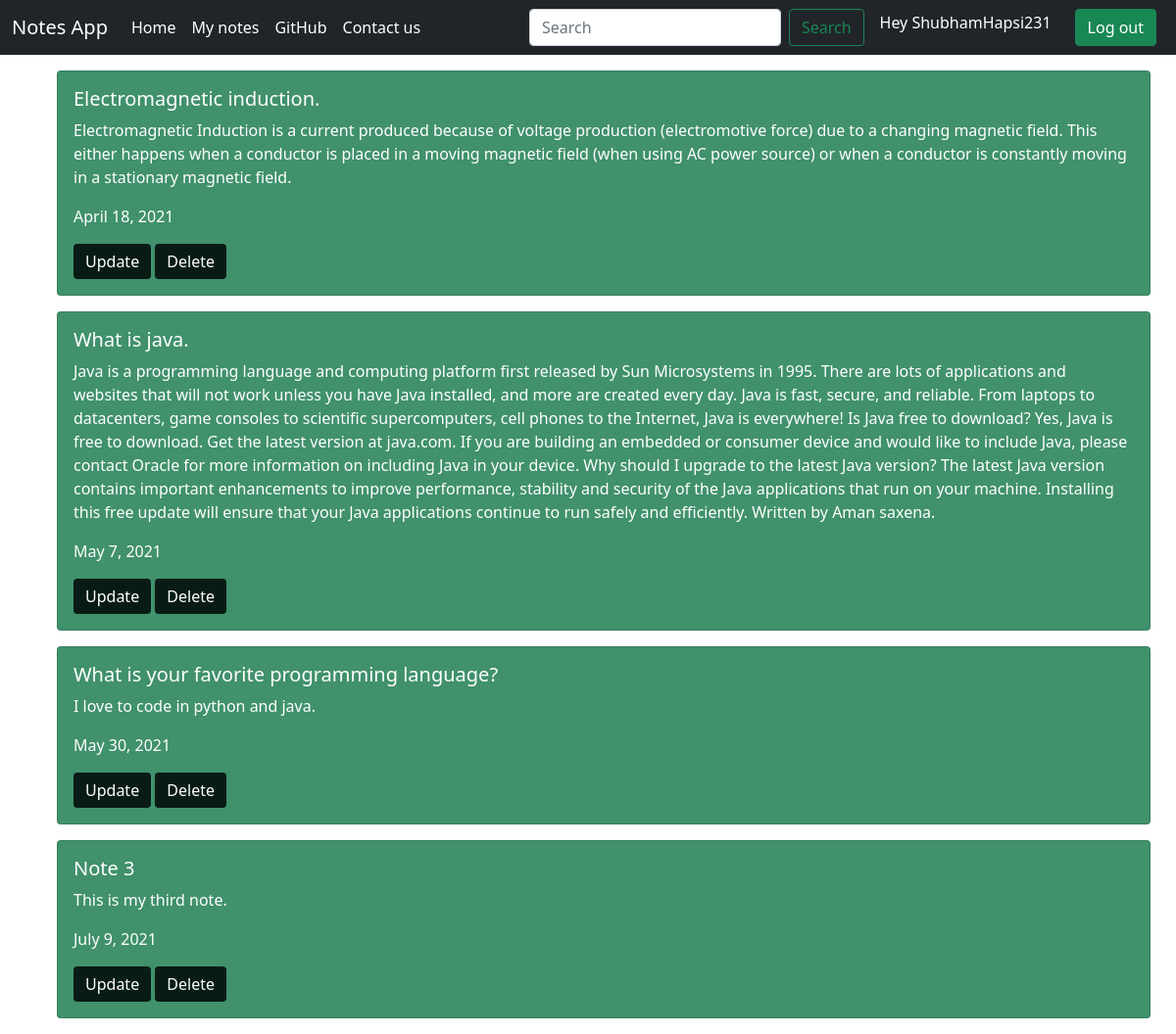
Page /notes/ (signed in) on the earlier database version.
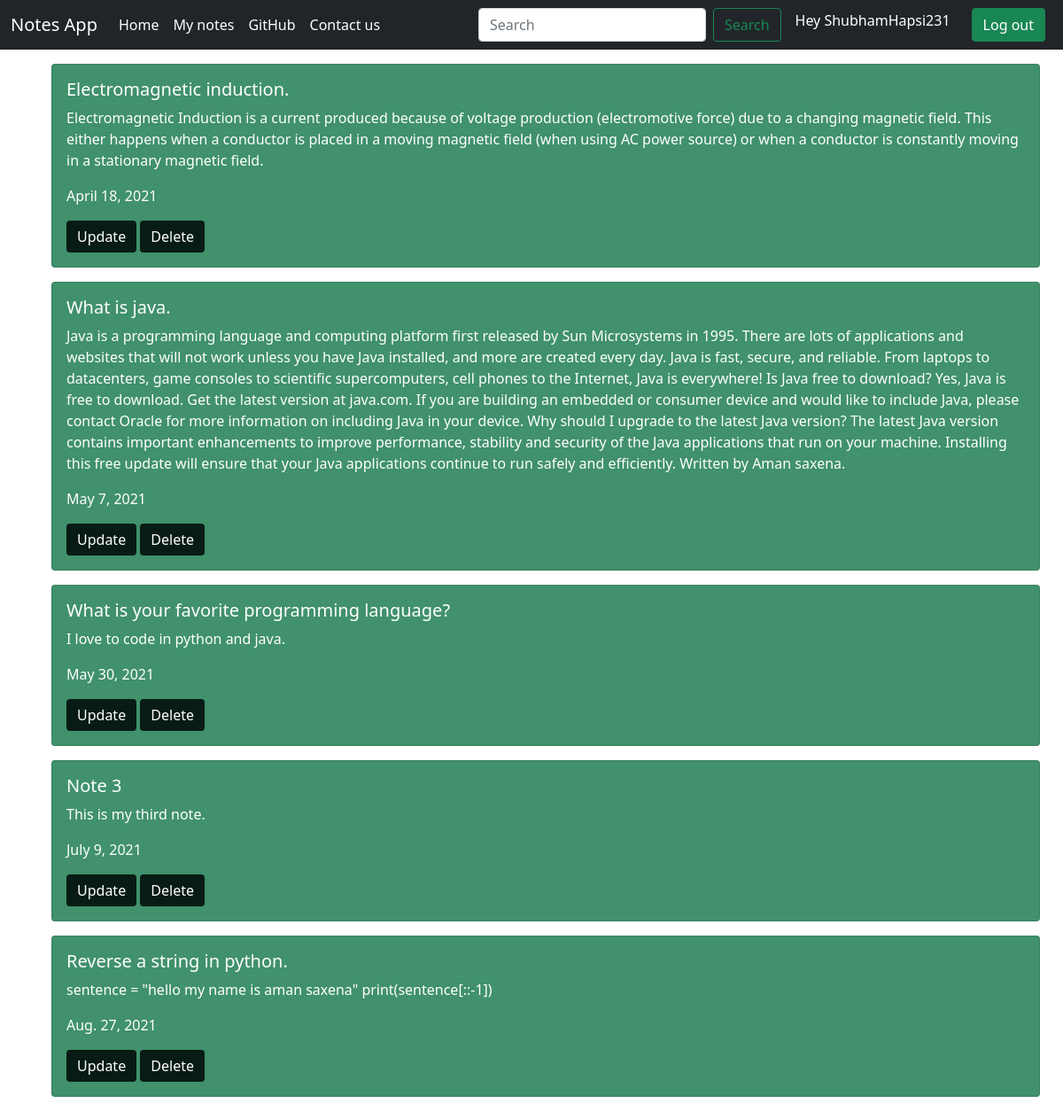
Same page on the later database version.
### home/models.py (models this page shows, shortened)
class NotesInfo(models.Model):
    id = models.AutoField(primary_key=True)
    title = models.CharField(max_length=50)
    body =models.TextField()
    date = models.DateField(blank=True,null=True)
    user = models.ForeignKey(User,on_delete=CASCADE,null=True)

### home/views.py (the view)
# urls.py: path("notes/",views.about, name="notes"),
def about(request):
    notes = NotesInfo.objects.filter(user=request.user)
    context = {'notes':notes}
    return render(request,'allnotes.html',context)

### home/templates/allnotes.html (shortened to what this page needs)
{% extends 'base.html' %}
{% block body %}
<div class="container my-3">
    {% for note in notes %}
        <div id="allnotes">
            <div class="card " style="width: 100%; margin:1rem; background-color:#40916c; color:white;" >
                <div class="card-body">
                <h5 class="card-title">{{note.title}}</h5>
                <p class="card-text">{{note.body}}</p>
                <p>{{note.date}}</p>
                <form action="{% url 'update' note.id %}" method="post" style="display: inline;">
                    <button id="btnUpdate" type="submit" style="background-color: #081c15; border:none;" class="btn btn-primary" >Update</button>
                </form>
                <form action="{% url 'delete' note.id %}" method="post" style="display: inline;">
                    <button id="btnDelete" type="submit" style="background-color: #081c15; border:none;" class="btn btn-primary">Delete</button>
                </form>
            </div>
        </div>
    {% endfor %}
</div>
{% endblock body %}

### home/templates/base.html (shortened to what this page needs)
<!doctype html>
<html lang="en">
<head>
    <link href="https://cdn.jsdelivr.net/npm/bootstrap@5.0.0-beta3/dist/css/bootstrap.min.css" rel="stylesheet"
>
</head>
<body>
    <nav class="navbar navbar-expand-lg navbar-dark bg-dark">
        <div class="container-fluid">
            <a class="navbar-brand" href="/">Notes App</a>
            <div class="collapse navbar-collapse" id="navbarSupportedContent">
                <ul class="navbar-nav me-auto mb-2 mb-lg-0">
                    <li class="nav-item">
                        <a class="nav-link active" aria-current="page" href="/">Home</a>
                    </li>
                    {% if user.is_authenticated %}
                    <li class="nav-item">
                        <a class="nav-link active" aria-current="page" href="{% url 'notes' %}">My notes</a>
                    </li>
                    {% else %}
                    <li class="nav-item">
                        <a class="nav-link disabled" aria-current="page" href="{% url 'notes' %}">My notes</a>
                    </li>
                    {% endif %}
                    <li class="nav-item">
                        <a class="nav-link active" aria-current="page" href="github/">GitHub</a>
                    </li>
                    <li class="nav-item">
                        <a class="nav-link active" aria-current="page" href="contactus/">Contact us</a>
                    </li>
                </ul>
                <form action="{% url 'search' %}" method = "POST" class="d-flex">
                    <input class="form-control me-2" type="search" placeholder="Search" name="searchnote" aria-label="Search">
                    <button class="btn btn-outline-success" type="submit">Search</button>
                </form>
                {% if user.is_authenticated %}
                <h6 class="mx-3" style="color: white;">Hey {{request.user}}</h6>
                <form action="logout" method = "POST" class="d-flex">
                    <button class="btn btn-success mx-2" type="submit">Log out</button>
                </form>
                {% endif %}
            </div>
        </div>
    </nav>
    {% block body %}{% endblock body %}
</body>
</html>

Differences in the rows shown:
added NotesInfo: title "Reverse a string in python.", body "sentence = \"hello my name is aman saxena\" print(sentence[::-1])", date "Aug. 27, 2021"
